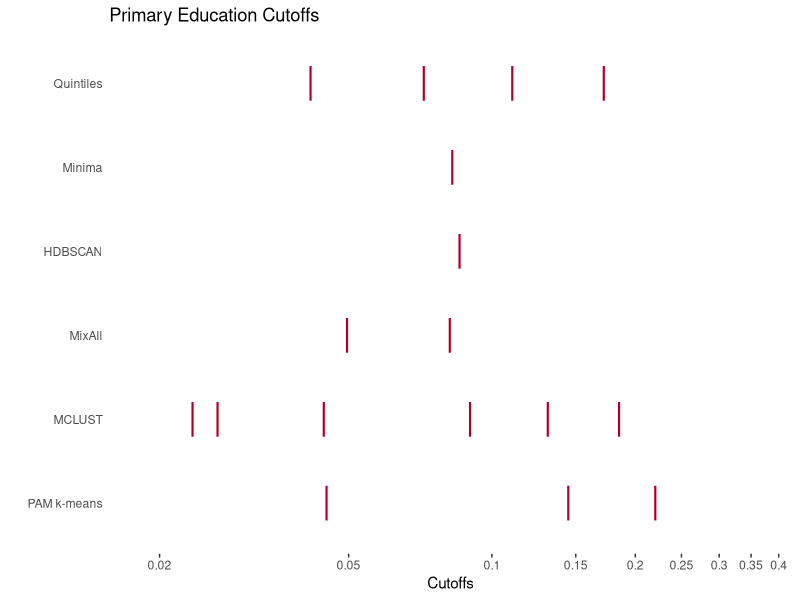

The R script that drew this image:
set.seed(2023)
library(ggplot2)
library(tidyverse)

library(data.table)
library(gridExtra)
library(RColorBrewer)






#cutoffs
chdbscan =  list(PMS_prox_idx_emp = 0.22985, PMS_prox_idx_pharma = c(0.01175, 0.0525), PMS_prox_idx_childcare = 0.009, PMS_prox_idx_health = 0.1052,PMS_prox_idx_grocery = c(0.0763, 0.0124), PMS_prox_idx_educpri = c(0.04495,0.22045, 0.1449), PMS_prox_idx_educsec = c(0.0576, 0.0863), PMS_prox_idx_lib = c(0.06575, 0.0691, 0.05465), PMS_prox_idx_parks = 0.01995,PMS_prox_idx_transit = 0.03875)

cquintiles = list(
  PMS_prox_idx_emp = c(0.0004, 0.0030, 0.0127, 0.0368),
  PMS_prox_idx_pharma = c(0.0098, 0.0193, 0.0341, 0.0641),
  PMS_prox_idx_childcare = c(0.0152, 0.0348, 0.0636, 0.1167),
  PMS_prox_idx_health = c(0.0007, 0.0032, 0.0074, 0.0184),
  PMS_prox_idx_grocery = c(0.0221, 0.0348, 0.0555, 0.0985),
  PMS_prox_idx_educpri = c(0.0416, 0.0720, 0.1105, 0.1720),
  PMS_prox_idx_educsec = c(0.0421, 0.0586, 0.0910, 0.1492),
  PMS_prox_idx_lib = c(0.0558, 0.0707, 0.0960, 0.1488),
  PMS_prox_idx_parks = c(0.0203, 0.0372, 0.0614, 0.1050),
  PMS_prox_idx_transit = c(0.0026, 0.0067, 0.0131, 0.0272)
)

cmixall = list(
  PMS_prox_idx_emp = c(0.003649668),
  PMS_prox_idx_pharma = c(0.02654995),
  PMS_prox_idx_childcare = c(0.03634996),
  PMS_prox_idx_health = c(0.002549527),
  PMS_prox_idx_grocery = c(0.04844996),
  PMS_prox_idx_educpri = c(0.08565002),
  PMS_prox_idx_educsec = c(0.06324952, 0.14094998),
  PMS_prox_idx_lib = c(0.09929952),
  PMS_prox_idx_parks = c(0.04474999),
  PMS_prox_idx_transit = c(0.00654981)
)

cpamkmeans = list(
  PMS_prox_idx_emp = c(0.003549657),
  PMS_prox_idx_pharma = c(0.02634995),
  PMS_prox_idx_childcare = c(0.03644997),
  PMS_prox_idx_health = c(0.002249469),
  PMS_prox_idx_grocery = c(0.01129957, 0.01894993, 0.02754996, 0.03894998, 0.05744995, 0.09185003, 0.16739932),
  PMS_prox_idx_educpri = c(0.08265002),
  PMS_prox_idx_educsec = c(0.05569919, 0.09904984, 0.17829930),
  PMS_prox_idx_lib = c(0.09434931),
  PMS_prox_idx_parks = c(0.04504995),
  PMS_prox_idx_transit = c(0.007649841)
) 

cmclust = list(
  PMS_prox_idx_emp = c(0.00004142133, 0.0004477224, 0.001249074, 0.003349638, 0.008549853, 0.02064994, 0.05184998, 0.1629499),
  PMS_prox_idx_pharma = c(0.006417666, 0.010799537, 0.018149931, 0.033198664, 0.055421553, 0.011361244),
  PMS_prox_idx_childcare = c(0.001874842, 0.066850014),
  PMS_prox_idx_health = c(0.0002464102, 0.0034496474, 0.0093498633),
  PMS_prox_idx_grocery = c(0.011689830, 0.007219839),
  PMS_prox_idx_educpri = c(0.02349916, 0.02650828, 0.04439987, 0.09005003, 0.13115005, 0.18500001),
  PMS_prox_idx_educsec = c(0.03474969, 0.03459509, 0.04384998, 0.06179871, 0.10114965, 0.14344998, 0.08546577),
  PMS_prox_idx_lib = c(0.04879960, 0.05379961, 0.06824909, 0.09274833, 0.11634910, 0.04169711),
  PMS_prox_idx_parks = c(0.08254624, 0.01594993, 0.03244996, 0.04634999, 0.06235000, 0.08445002, 0.12194994),
  PMS_prox_idx_transit = c(0.001048913, 0.011649895)
)

cmanual = list(
  PMS_prox_idx_emp = c(0.0000423603, 0.0001573125, 0.0002743458, 0.0005010775),
  PMS_prox_idx_pharma = c(0.01142592, 0.01948168),
  PMS_prox_idx_childcare = c(0.008407409, 0.013850871),
  PMS_prox_idx_health = c(0.0000405736, 0.0001524638, 0.0002658077),
  PMS_prox_idx_grocery = c(0.01208361, 0.01846220),
  PMS_prox_idx_educpri = c(0.04965835, 0.08169011),
  PMS_prox_idx_educsec = c(0.06609424),
  PMS_prox_idx_lib = c(0.6149259),
  PMS_prox_idx_parks = c(0.01834893, 0.02944933),
  PMS_prox_idx_transit = c(0.0000390986, 0.0001481958, 0.0002512994, 0.0003514904)
)

# put all in same list
cutoff_list <- list(cquintiles, cmanual, chdbscan, cmixall, cmclust, cpamkmeans )

names(cutoff_list) <- c("Quintiles", "Minima", "HDBSCAN", "MixAll", "MCLUST", "PAM k-means" )

# amen number
ameni = 6 #pri educ
# initialize df with first
df_cutof <- cbind(rep(names(cutoff_list)[1], length(cutoff_list[[1]][[ameni]])), log(cutoff_list[[1]][["PMS_prox_idx_educpri"]]+0.0001))

# add
for (algo in 2:length(cutoff_list)){
  # add to temporary
  # add to full
  df_cutof <- rbind(df_cutof, cbind(rep(names(cutoff_list)[algo], length(cutoff_list[[algo]][[ameni]])), log(cutoff_list[[algo]][[ameni]]+0.0001)))
}
colnames(df_cutof) <- c('algo', 'cutoff')
df_cutof <- as.data.frame(df_cutof)

#print(df_cutof)

# make plot
plt = ggplot(df_cutof,aes(x = as.numeric(as.character(cutoff)),y = algo)) + 
  #geom_rect(aes(xmin = log(0.0001), xmax = log(as.numeric(cquintiles[[ameni]][1])+0.0001), ymin = -Inf, ymax = Inf), alpha = .02, fill = "#B10026", show.legend = F) + 
  #geom_rect(aes(xmin = log(as.numeric(cquintiles[[ameni]][2])+0.0001), xmax = log(as.numeric(cquintiles[[ameni]][3])+0.0001),ymin = -Inf, ymax = Inf), alpha = .02, fill = "#B10026",show.legend = F) + 
  #geom_rect(aes(xmin = log(as.numeric(cquintiles[[ameni]][4])+0.0001), xmax = log(1.0001),ymin = -Inf, ymax = Inf), alpha = .02, fill = "#B10026",show.legend = F)+ 
  geom_point(shape="|",size=9, col="#B10026") + labs(title = "Primary Education Cutoffs", x = "Cutoffs", y=' ') + 
  theme(
  	#panel.grid.major = element_blank(),
  	panel.grid.major.x = element_line(size = 0.8),
    panel.grid.minor.x = element_blank(),
    panel.grid.minor = element_blank(),
    panel.grid.major.y = element_blank(),
    axis.ticks.y = element_blank(),
    plot.background = element_rect(fill = "#f3f5f600", colour = "#f3f5f600"),
      panel.background = element_rect(fill = "#f3f5f600", colour = "#f3f5f600")
  ) + 
  scale_y_discrete(labels = rev(c("Quintiles", "Minima", "HDBSCAN", "MixAll", "MCLUST", "PAM k-means")))  +
  scale_x_continuous(breaks=log(c(0.02, seq(0.05,1,0.05))+0.0001), labels=c(0.02, seq(0.05,1,0.05)), lim=c(-4, -1))
  #xlim(-5, 0)
  
  
 
#export
ggsave("cutoff_ticks.png", plt, dpi = 400, width=8, height=4)
  
  
